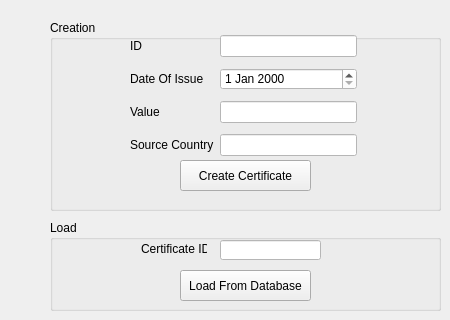
      <widget class="QWidget" name="tab_4">
       <attribute name="title">
        <string>Hygiene Product</string>
       </attribute>
       <widget class="QGroupBox" name="groupBox_3">
        <property name="geometry">
         <rect>
          <x>50</x>
          <y>20</y>
          <width>391</width>
          <height>191</height>
         </rect>
        </property>
        <property name="title">
         <string>Creation</string>
        </property>
        <widget class="QPushButton" name="pushButton_3">
         <property name="geometry">
          <rect>
           <x>130</x>
           <y>140</y>
           <width>131</width>
           <height>31</height>
          </rect>
         </property>
         <property name="text">
          <string>Create Certificate</string>
         </property>
        </widget>
        <widget class="QWidget" name="layoutWidget">
         <property name="geometry">
          <rect>
           <x>80</x>
           <y>10</y>
           <width>227</width>
           <height>135</height>
          </rect>
         </property>
         <layout class="QGridLayout" name="gridLayout">
          <item row="3" column="0">
           <widget class="QLabel" name="label_15">
            <property name="text">
             <string>Source Country</string>
            </property>
           </widget>
          </item>
          <item row="0" column="0">
           <widget class="QLabel" name="label_16">
            <property name="text">
             <string>ID</string>
            </property>
           </widget>
          </item>
          <item row="1" column="1">
           <widget class="QDateEdit" name="dateEdit_2">
            <property name="styleSheet">
             <string notr="true">background-color: rgb(255, 255, 255);
color: rgb(0, 0, 0);</string>
            </property>
           </widget>
          </item>
          <item row="3" column="1">
           <widget class="QLineEdit" name="lineEdit_6">
            <property name="styleSheet">
             <string notr="true">background-color: rgb(255, 255, 255);
color: rgb(0, 0, 0);</string>
            </property>
           </widget>
          </item>
          <item row="1" column="0">
           <widget class="QLabel" name="label_13">
            <property name="text">
             <string>Date Of Issue</string>
            </property>
           </widget>
          </item>
          <item row="2" column="0">
           <widget class="QLabel" name="label_14">
            <property name="text">
             <string>Value</string>
            </property>
           </widget>
          </item>
          <item row="0" column="1">
           <widget class="QLineEdit" name="lineEdit_13">
            <property name="styleSheet">
             <string notr="true">background-color: rgb(255, 255, 255);
color: rgb(0, 0, 0);</string>
            </property>
            <property name="text">
             <string/>
            </property>
           </widget>
          </item>
          <item row="2" column="1">
           <widget class="QLineEdit" name="lineEdit_3">
            <property name="styleSheet">
             <string notr="true">background-color: rgb(255, 255, 255);
color: rgb(0, 0, 0);</string>
            </property>
           </widget>
          </item>
         </layout>
        </widget>
       </widget>
       <widget class="QGroupBox" name="groupBox_4">
        <property name="geometry">
         <rect>
          <x>50</x>
          <y>220</y>
          <width>391</width>
          <height>91</height>
         </rect>
        </property>
        <property name="title">
         <string>Load</string>
        </property>
        <widget class="QLabel" name="label_17">
         <property name="geometry">
          <rect>
           <x>91</x>
           <y>21</y>
           <width>66</width>
           <height>16</height>
          </rect>
         </property>
         <property name="text">
          <string>Certificate ID</string>
         </property>
        </widget>
        <widget class="QLineEdit" name="lineEdit_14">
         <property name="geometry">
          <rect>
           <x>170</x>
           <y>20</y>
           <width>101</width>
           <height>20</height>
          </rect>
         </property>
         <property name="styleSheet">
          <string notr="true">background-color: rgb(255, 255, 255);
color: rgb(0, 0, 0);</string>
         </property>
        </widget>
        <widget class="QPushButton" name="pushButton_4">
         <property name="geometry">
          <rect>
           <x>130</x>
           <y>50</y>
           <width>131</width>
           <height>31</height>
          </rect>
         </property>
         <property name="text">
          <string>Load From Database</string>
         </property>
        </widget>
       </widget>
      </widget>
